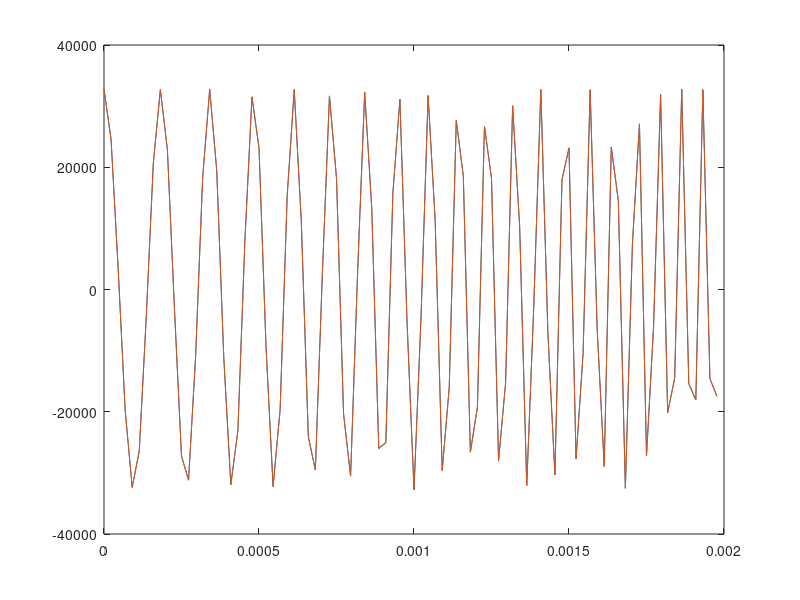

MATLAB code to generate this figure:
clearvars
close all

Fs = 44000;
pulse_length = 0.002;
chirp_f0 = 5000;
chirp_f1 = 15000;

max_range = 2^15 - 1;

T_pulse = 0: 1/Fs: pulse_length-1/Fs;
Y_pulse = (max_range * chirp(T_pulse,chirp_f0,pulse_length,15000));
Y_pulse_int = floor(Y_pulse);

plot(T_pulse, Y_pulse)
hold on
plot(T_pulse, Y_pulse_int)

fprintf("const int16_t chirp[] = {")
for i = 1:length(Y_pulse_int)-1
   fprintf("%d, ", Y_pulse_int(i));
end
fprintf("%d};\n", Y_pulse_int(end));
